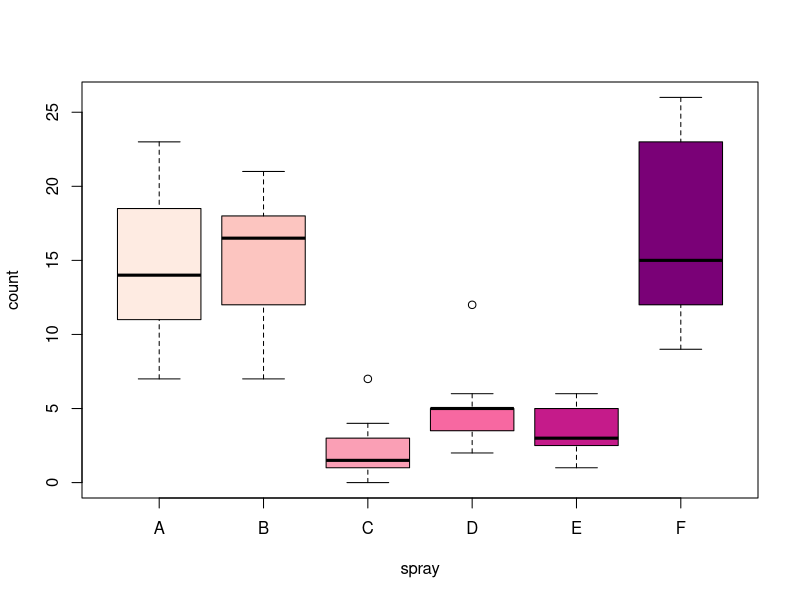
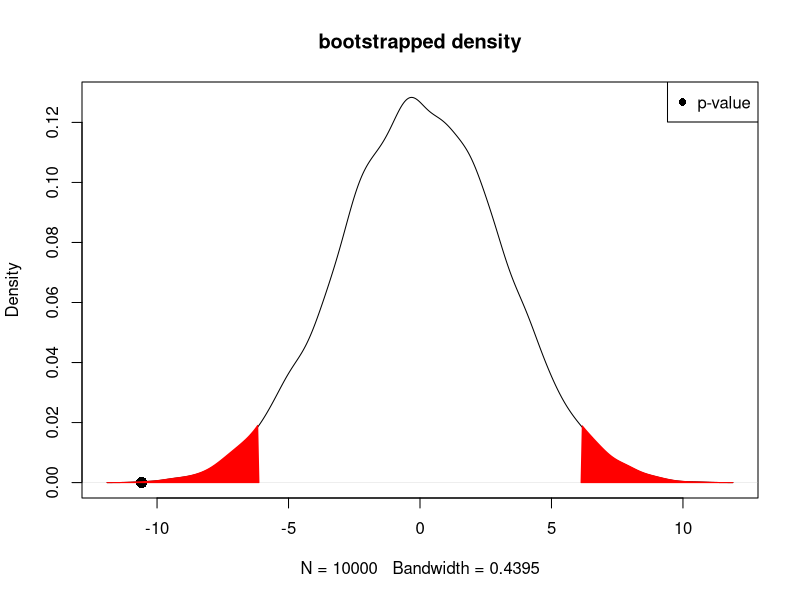
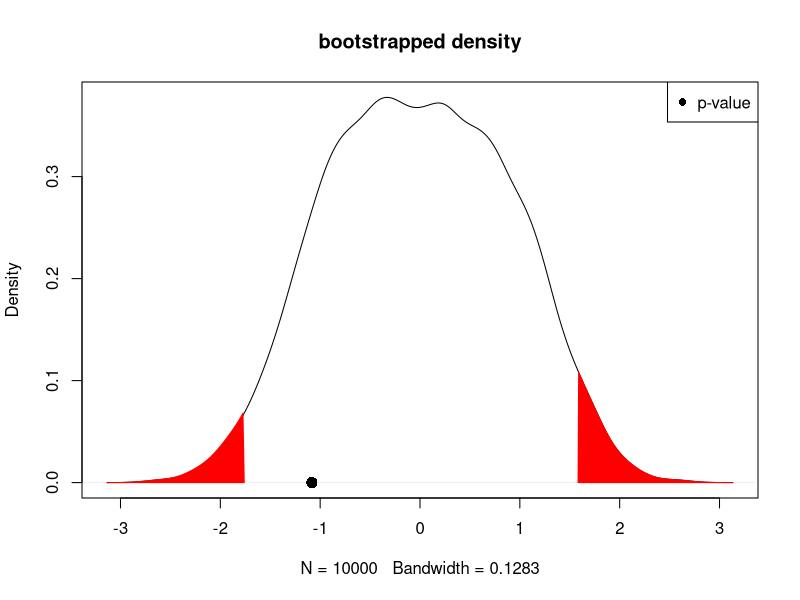
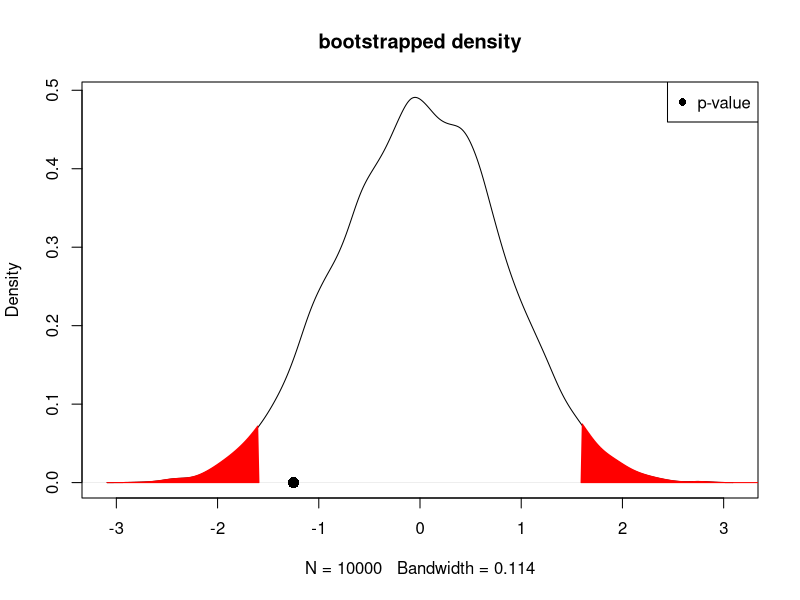

Recreate these plots in R, in order.
dim(InsectSprays)
names(InsectSprays)
library(RColorBrewer)
boxplot(count ~ spray,data = InsectSprays,col = brewer.pal(6,"RdPu"))

## teststat generic function

teststat <- function(groups = c("A","B"),permute = FALSE) {
    if (isTRUE(permute)) {
        count  <- InsectSprays$count[InsectSprays$spray %in% groups]
        label  <- c(rep(groups[1],length(which(InsectSprays$spray == groups[1]))),
                    rep(groups[2],length(which(InsectSprays$spray == groups[2]))))
        perms  <- sample(label)
        return(mean(count[perms == groups[2]]) - mean(count[perms == groups[1]]))
    }
    mean(
     InsectSprays$count[InsectSprays$spray == groups[2]] - InsectSprays$count[InsectSprays$spray == groups[1]]
        )
}
## Permutation tests check whether labels play a significant role or not
## Permutation Test For Groups B & C

mu_diff_BC <- teststat(c("B","C"))

perms_BC <- sapply(1:1e4,function(i) teststat(groups = c("B","C"),permute = TRUE))

# p-value computation
## H_0:  mu_diff_BC  = mean(perms_BC)
## H_a:  mu_diff_BC != mean(perms_BC)

p <- 2 * min(mean(mu_diff_BC > mean(perms_BC)),mean(mu_diff_BC < mean(perms_BC))) # reject, favor H_a
print(p)
# plot + quantile of p-value
dx <- density(perms_BC)
s <- sd(perms_BC)
plot(dx,main = "bootstrapped density")
points(x = quantile(perms_BC,prob = p),y = 0,cex = 1.5,col = "black",pch = 16)
polygon(x = c(quantile(perms_BC,probs = 0,sd = s),dx$x[dx$x <= quantile(perms_BC,probs = 0.025,sd = s)]),
        y = c(dx$y[dx$x <= quantile(perms_BC,probs = 0.025,sd = s)],0),col = "red",border = "red")
polygon(x = c(dx$x[dx$x >= quantile(perms_BC,probs = 0.975,sd = s)],quantile(perms_BC,probs = 1,sd =s)),
        y = c(0,dx$y[dx$x >= quantile(perms_BC,probs = 0.975,sd = s)]),col = "red",border = "red")
legend("topright",legend = c("p-value"),col = "black",pch = 16)

## Permutation Test For Groups D & E

mu_diff_DE <- teststat(c("D","E"))

perms_DE <- sapply(1:1e4,function(i) teststat(groups = c("D","E"),permute = TRUE))

# p-value computation
## H_0: mu_diff_DE = mean(perms_DE)
## H_a: mu_diff_DE != mean(perms_DE)
## fail to reject

p <- 2 * min(mean(perms_DE < mu_diff_DE),mean(perms_DE > mu_diff_DE))
print(p)
# plot + quantile of p-value
dx <- density(perms_DE)
s  <- sd(perms_DE)
plot(dx,main = "bootstrapped density")
points(x = quantile(perms_DE,probs = p),y = 0,cex = 1.5,col = "black",pch = 16)
polygon(x = c(quantile(perms_DE,probs = 0,sd = s),dx$x[dx$x <= quantile(perms_DE,probs = 0.025,sd = s)]),
        y = c(dx$y[dx$x <= quantile(perms_DE,probs = 0.025,sd = s)],0),border = "red",col = "red")
polygon(x = c(quantile(perms_DE,probs = 0.975,sd = s),dx$x[dx$x >= quantile(perms_DE,probs = 0.975,sd = s)]),
        y = c(0,dx$y[dx$x >= quantile(perms_DE,probs = 0.975,sd = s)]),border = "red",col = "red")
legend("topright",legend = c("p-value"),col = "black",pch = 16)

# p-value computation
## H_0: mu_diff_CE  = mean(perms_CE)
## H_a: mu_diff_CE != mean(perms_CE)

mu_diff_CE <- teststat(c("C","E"))
perms_CE <- sapply(1:1e4,function(i) teststat(groups = c("C","E"),permute = TRUE))

p <- 2 * min(mean(perms_CE < mu_diff_CE),mean(perms_CE > mu_diff_CE))
print(p) # fail to reject but too close to alpha level
dx <- density(perms_CE)
plot(dx,main = "bootstrapped density")
points(x = quantile(perms_CE,probs = p),y = 0,cex = 1.5,col = "black",pch = 16)
polygon(x = c(quantile(perms_CE,probs = 0,sd = s),dx$x[dx$x <= quantile(perms_CE,probs = 0.025,sd = s)]),
        y = c(dx$y[dx$x <= quantile(perms_CE,probs = 0.025,sd = s)],0),border = "red",col = "red")
polygon(x = c(dx$x[dx$x >= quantile(perms_CE,probs = 0.975,sd = s)],quantile(perms_BC,probs = 1,sd =s)),
        y = c(0,dx$y[dx$x >= quantile(perms_CE,probs = 0.975,sd = s)]),col = "red",border = "red")
legend("topright",legend = c("p-value"),col = "black",pch = 16)